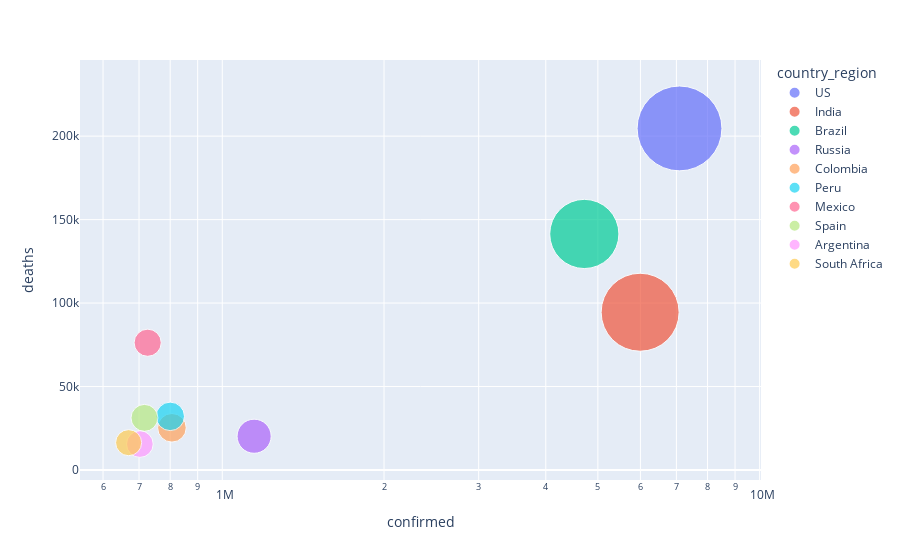

The notebook cell this image was saved under:
### Code cell
#Confirmed Cases
top_10_confirmed = country_df.sort_values(by="confirmed", ascending=False).head(10)
fig = px.scatter(top_10_confirmed, 
                 x="confirmed", y="deaths",size="confirmed", color="country_region",
                 hover_name="country_region", log_x=True, size_max=60)
fig.show()

### Figure 1 — Plotly figure (JSON) as saved in the notebook; plotly's stock layout.template omitted (floating-point values rounded to 4 significant figures)
{"data": [{"hovertemplate": "<b>%{hovertext}</b><br><br>country_region=US<br>confirmed=%{marker.size}<br>deaths=%{y}<extra></extra>", "hovertext": ["US"], "legendgroup": "US", "marker": {"color": "#636efa", "size": [7094145], "sizemode": "area", "sizeref": 1971.0, "symbol": "circle"}, "mode": "markers", "name": "US", "orientation": "v", "showlegend": true, "type": "scatter", "x": [7094145], "xaxis": "x", "y": [204607], "yaxis": "y"}, {"hovertemplate": "<b>%{hovertext}</b><br><br>country_region=India<br>confirmed=%{marker.size}<br>deaths=%{y}<extra></extra>", "hovertext": ["India"], "legendgroup": "India", "marker": {"color": "#EF553B", "size": [5992532], "sizemode": "area", "sizeref": 1971.0, "symbol": "circle"}, "mode": "markers", "name": "India", "orientation": "v", "showlegend": true, "type": "scatter", "x": [5992532], "xaxis": "x", "y": [94503], "yaxis": "y"}, {"hovertemplate": "<b>%{hovertext}</b><br><br>country_region=Brazil<br>confirmed=%{marker.size}<br>deaths=%{y}<extra></extra>", "hovertext": ["Brazil"], "legendgroup": "Brazil", "marker": {"color": "#00cc96", "size": [4717991], "sizemode": "area", "sizeref": 1971.0, "symbol": "circle"}, "mode": "markers", "name": "Brazil", "orientation": "v", "showlegend": true, "type": "scatter", "x": [4717991], "xaxis": "x", "y": [141406], "yaxis": "y"}, {"hovertemplate": "<b>%{hovertext}</b><br><br>country_region=Russia<br>confirmed=%{marker.size}<br>deaths=%{y}<extra></extra>", "hovertext": ["Russia"], "legendgroup": "Russia", "marker": {"color": "#ab63fa", "size": [1146273], "sizemode": "area", "sizeref": 1971.0, "symbol": "circle"}, "mode": "markers", "name": "Russia", "orientation": "v", "showlegend": true, "type": "scatter", "x": [1146273], "xaxis": "x", "y": [20239], "yaxis": "y"}, {"hovertemplate": "<b>%{hovertext}</b><br><br>country_region=Colombia<br>confirmed=%{marker.size}<br>deaths=%{y}<extra></extra>", "hovertext": ["Colombia"], "legendgroup": "Colombia", "marker": {"color": "#FFA15A", "size": [806038], "sizemode": "area", "sizeref": 1971.0, "symbol": "circle"}, "mode": "markers", "name": "Colombia", "orientation": "v", "showlegend": true, "type": "scatter", "x": [806038], "xaxis": "x", "y": [25296], "yaxis": "y"}, {"hovertemplate": "<b>%{hovertext}</b><br><br>country_region=Peru<br>confirmed=%{marker.size}<br>deaths=%{y}<extra></extra>", "hovertext": ["Peru"], "legendgroup": "Peru", "marker": {"color": "#19d3f3", "size": [800142], "sizemode": "area", "sizeref": 1971.0, "symbol": "circle"}, "mode": "markers", "name": "Peru", "orientation": "v", "showlegend": true, "type": "scatter", "x": [800142], "xaxis": "x", "y": [32142], "yaxis": "y"}, {"hovertemplate": "<b>%{hovertext}</b><br><br>country_region=Mexico<br>confirmed=%{marker.size}<br>deaths=%{y}<extra></extra>", "hovertext": ["Mexico"], "legendgroup": "Mexico", "marker": {"color": "#FF6692", "size": [726431], "sizemode": "area", "sizeref": 1971.0, "symbol": "circle"}, "mode": "markers", "name": "Mexico", "orientation": "v", "showlegend": true, "type": "scatter", "x": [726431], "xaxis": "x", "y": [76243], "yaxis": "y"}, {"hovertemplate": "<b>%{hovertext}</b><br><br>country_region=Spain<br>confirmed=%{marker.size}<br>deaths=%{y}<extra></extra>", "hovertext": ["Spain"], "legendgroup": "Spain", "marker": {"color": "#B6E880", "size": [716481], "sizemode": "area", "sizeref": 1971.0, "symbol": "circle"}, "mode": "markers", "name": "Spain", "orientation": "v", "showlegend": true, "type": "scatter", "x": [716481], "xaxis": "x", "y": [31232], "yaxis": "y"}, {"hovertemplate": "<b>%{hovertext}</b><br><br>country_region=Argentina<br>confirmed=%{marker.size}<br>deaths=%{y}<extra></extra>", "hovertext": ["Argentina"], "legendgroup": "Argentina", "marker": {"color": "#FF97FF", "size": [702484], "sizemode": "area", "sizeref": 1971.0, "symbol": "circle"}, "mode": "markers", "name": "Argentina", "orientation": "v", "showlegend": true, "type": "scatter", "x": [702484], "xaxis": "x", "y": [15543], "yaxis": "y"}, {"hovertemplate": "<b>%{hovertext}</b><br><br>country_region=South Africa<br>confirmed=%{marker.size}<br>deaths=%{y}<extra></extra>", "hovertext": ["South Africa"], "legendgroup": "South Africa", "marker": {"color": "#FECB52", "size": [669498], "sizemode": "area", "sizeref": 1971.0, "symbol": "circle"}, "mode": "markers", "name": "South Africa", "orientation": "v", "showlegend": true, "type": "scatter", "x": [669498], "xaxis": "x", "y": [16376], "yaxis": "y"}], "layout": {"legend": {"itemsizing": "constant", "title": {"text": "country_region"}, "tracegroupgap": 0}, "margin": {"t": 60}, "xaxis": {"anchor": "y", "domain": [0, 1], "title": {"text": "confirmed"}, "type": "log"}, "yaxis": {"anchor": "x", "domain": [0, 1], "title": {"text": "deaths"}}}}
